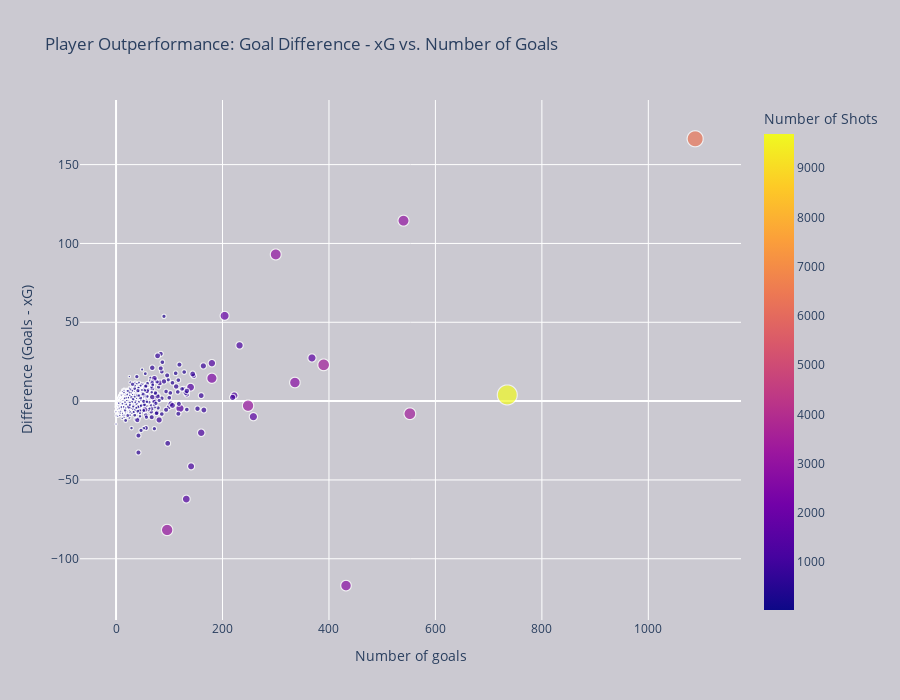

The code cell stored with this chart in its notebook:
### Markdown cell above
Interactive version

### Code cell
import plotly.express as px
import pandas as pd

player_stats = shots.groupby('player').agg(
    total_shots=('result', 'count'),
    total_goals=('result', 'sum'),
    total_xg=('xG Understat', 'sum')
).reset_index()

player_stats['diff_goals_xg'] = player_stats['total_goals'] - player_stats['total_xg']

player_stats_filtered = player_stats[player_stats['total_shots'] > 30]

fig = px.scatter(
    player_stats_filtered,
    x='total_goals',
    y='diff_goals_xg',
    size='total_shots',
    color='total_shots',
    hover_name='player',
    hover_data={
        'total_goals': True,
        'diff_goals_xg': True,
        'total_shots': True,
        'total_xg': True
    },
    title='Player Outperformance: Goal Difference - xG vs. Number of Goals',
    labels={
        'total_goals': 'Number of Goals',
        'diff_goals_xg': 'Goals - xG',
        'total_shots': 'Number of Shots'
    },
    color_continuous_scale='Plasma',
    height=700
)

fig.update_layout(
    xaxis_title='Number of goals',
    yaxis_title='Difference (Goals - xG)',
    legend_title='Number of shots',
    paper_bgcolor="#cbc9d1",
    plot_bgcolor='#cbc9d1'


)

fig.show()

### Figure 1 — Plotly figure (JSON) as saved in the notebook; plotly's stock layout.template omitted (floating-point values rounded to 4 significant figures; data arrays with more than 128 entries replaced by an {"elided": "..."} marker saying what was removed)
{"data": [{"customdata": {"elided": "2711x2 float values"}, "hovertemplate": "<b>%{hovertext}</b><br><br>Number of Goals=%{x}<br>Goals - xG=%{y}<br>Number of Shots=%{marker.color}<br>total_xg=%{customdata[1]}<extra></extra>", "hovertext": {"elided": "2711 str values"}, "legendgroup": "", "marker": {"color": {"elided": "2711 int values"}, "coloraxis": "coloraxis", "size": {"elided": "2711 int values"}, "sizemode": "area", "sizeref": 24.24, "symbol": "circle"}, "mode": "markers", "name": "", "showlegend": false, "type": "scattergl", "x": {"elided": "2711 int values"}, "xaxis": "x", "y": {"elided": "2711 float values"}, "yaxis": "y"}], "layout": {"coloraxis": {"colorbar": {"title": {"text": "Number of Shots"}}, "colorscale": [[0, "#0d0887"], [0.1111, "#46039f"], [0.2222, "#7201a8"], [0.3333, "#9c179e"], [0.4444, "#bd3786"], [0.5556, "#d8576b"], [0.6667, "#ed7953"], [0.7778, "#fb9f3a"], [0.8889, "#fdca26"], [1, "#f0f921"]]}, "height": 700, "legend": {"itemsizing": "constant", "title": {"text": "Number of shots"}, "tracegroupgap": 0}, "paper_bgcolor": "#cbc9d1", "plot_bgcolor": "#cbc9d1", "title": {"text": "Player Outperformance: Goal Difference - xG vs. Number of Goals"}, "xaxis": {"anchor": "y", "domain": [0, 1], "title": {"text": "Number of goals"}}, "yaxis": {"anchor": "x", "domain": [0, 1], "title": {"text": "Difference (Goals - xG)"}}}}
